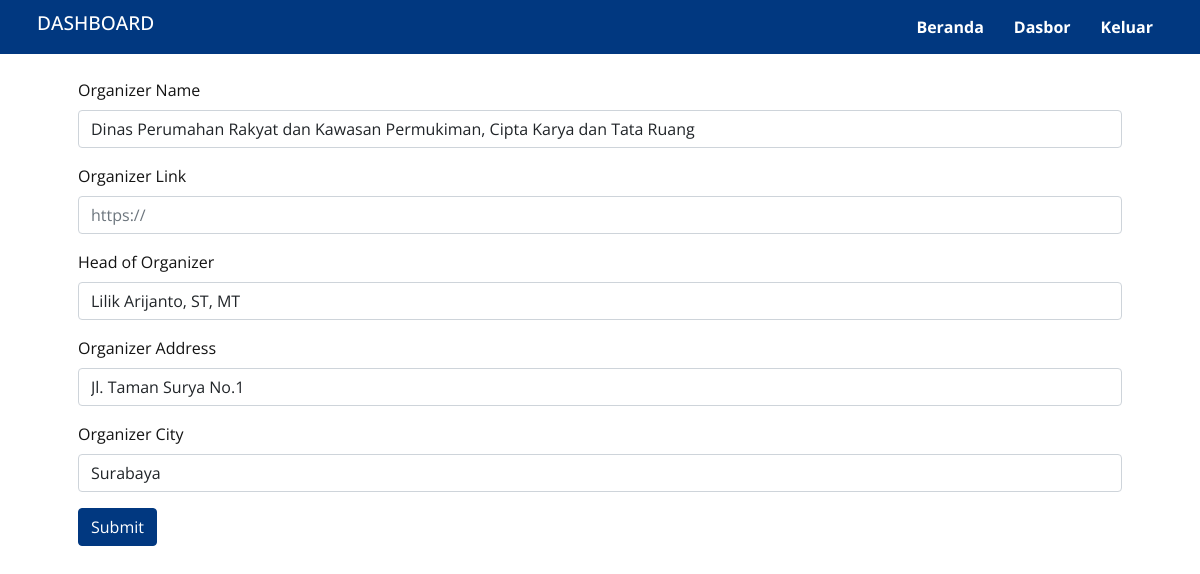
Page /data/organizer/edit-management.php?id=2 (signed in) on the committed database.
### tables this page shows
CREATE TABLE `managements_table` (
  `id` int NOT NULL,
  `organizer_name` varchar(255) NOT NULL,
  `uri_organizer` varchar(255) DEFAULT NULL,
  `organizer_address` varchar(255) DEFAULT NULL,
  `organizer_city` varchar(255) DEFAULT NULL,
  `organizer_head` varchar(255) NOT NULL
);

### action/get-management.php (called while the page is built, shortened)
<?php
include 'db_connect.php';
if ($_SERVER['REQUEST_METHOD'] === 'GET') {
    if (isset($_GET['id']) && !empty($_GET['id'])) {
        $sql = "SELECT * FROM managements_table WHERE id = " . $_GET['id'] . " LIMIT 1";
        $result = $conn->query($sql);
        if ($result->num_rows > 0) {
            $organizer_table = $result->fetch_assoc();
        }
    }
}

### action/fucntion.php (called while the page is built, shortened)
<?php
function old($name)
{
    return null;
}

### data/organizer/edit-management.php (the view, shortened to what this page needs)
<!doctype html>
<html lang="en">
<head>
    <link href="https://cdn.jsdelivr.net/npm/bootstrap@5.0.2/dist/css/bootstrap.min.css" rel="stylesheet">
    <link rel="stylesheet" href="https://cdnjs.cloudflare.com/ajax/libs/magicsuggest/2.1.5/magicsuggest-min.css" />
    <link href="https://cdn.jsdelivr.net/npm/select2@4.1.0-rc.0/dist/css/select2.min.css" rel="stylesheet" />
    <link rel="stylesheet" href="/assets/css/style.css" />
</head>
<?php include_once $_SERVER['DOCUMENT_ROOT'] . '/action/first-load.php'; ?>
<?php include_once '../../action/get-management.php' ?>
<body>
    <?php include '../../assets/view/dashboard_header.php' ?>
    <main>
        <div class="container ">
            <div class="row justify-content-center  m-2 p-3">
                <form action="/action/save-management.php?id=<?= $organizer_table['id']; ?>" method="POST" enctype="multipart/form-data">
                    <div class="mb-3">
                        <label for="organizer_name" class="form-label">Organizer Name</label>
                        <input type="text" class="form-control" id="organizer_name" name="organizer_name" value="<?= old('organizer_name') ?? $organizer_table['organizer_name']; ?>" required>
                    </div>
                    <div class="mb-3">
                        <label for="uri_organizer" class="form-label">Organizer Link</label>
                        <input type="text" class="form-control" id="uri_organizer" placeholder="https://" name="uri_organizer" value="<?= old('uri_organizer') ?? $organizer_table['uri_organizer']; ?>">
                    </div>
                    <div class="mb-3">
                        <label for="organizer_head" class="form-label">Head of Organizer</label>
                        <input type="text" class="form-control" id="organizer_head" name="organizer_head" value="<?= old('organizer_head') ?? $organizer_table['organizer_head']; ?>" required>
                    </div>
                    <div class="mb-3">
                        <label for="organizer_address" class="form-label">Organizer Address</label>
                        <input type="text" class="form-control" id="organizer_address" name="organizer_address" value="<?= old('organizer_address') ?? $organizer_table['organizer_address']; ?>" required>
                    </div>
                    <div class="mb-3">
                        <label for="organizer_city" class="form-label">Organizer City</label>
                        <input type="text" class="form-control" id="organizer_city" name="organizer_city" value="<?= old('organizer_city') ?? $organizer_table['organizer_city']; ?>" required>
                    </div>
                    <button type="submit" id="saveParcel" class="btn btn-primary">Submit</button>
                </form>
            </div>
        </div>
    </main>
</body>
</html>

### assets/css/style.css (style rules this page uses)
* { margin: 0; padding: 0; box-sizing: border-box; text-decoration: none !important; outline: none !important; border: none; scroll-behavior: smooth; }
body { font-family: "Open Sans", "Roboto", "Segoe UI", sans-serif; font-weight: 500; color: #141414; }
.btn-primary { background-color: #013880; border-color: #013880; }
label { font-weight: 400; }

### rows in the picture
managements_table: organizer_name "Dinas Perumahan Rakyat dan Kawasan Permukiman, Cipta Karya dan Tata Ruang", organizer_head "Lilik Arijanto, ST, MT", organizer_address "Jl. Taman Surya No.1", organizer_city "Surabaya"
